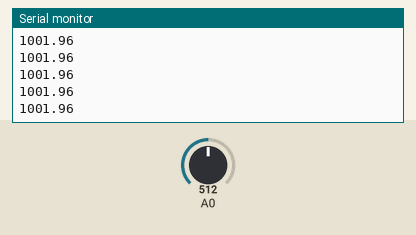
The sketch below on a simulated Arduino Uno, built with avr-gcc and run on an emulated ATmega328P. Shown: the last lines printed to the serial monitor. The inputs (shaded band) are chosen by the test bench; at power-on: A0 = 512.

Above: at 1.2 s.
1.3 s: A0 set to 1014
At 2.3 s:
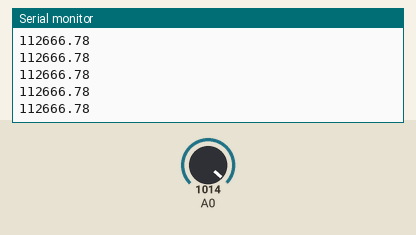
2.8 s: A0 set to 1023
At 3.3 s:
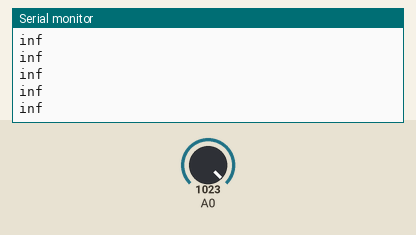

The sketch:

Ohmmeter.ino
```cpp
void setup() {
  Serial.begin(9600);
}

void loop() {
  int n = analogRead(A0);
  float Spannung2 = n *(5.0/1023);
  float Spannung1 = 5 - Spannung2;
  float Ohm = 1000 / Spannung1 * Spannung2;
  Serial.println(Ohm);
}
```

Measured:
- the behaviour switches between 1022 and 1023 on A0 (found by bisection; images 1 and 2)
- after the input at 1.3 s, the serial monitor: prints a new line after 0.08 s (image 1)
- after the input at 2.8 s, the serial monitor: prints a new line after 0.08 s (image 2)
